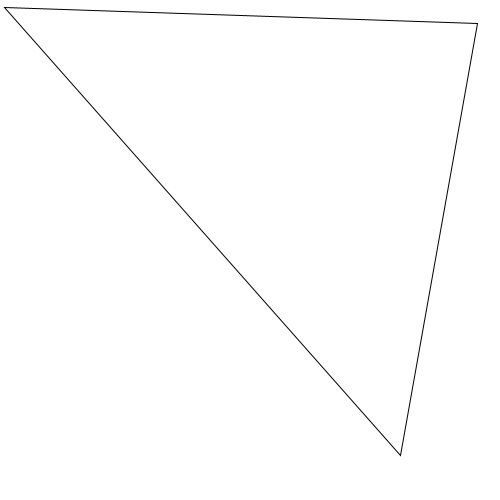
Frame 1 (no input)
Frame 60 (the mouse pressed at the canvas centre just before this capture): identical to frame 1, image omitted
Frame 120 (the mouse held since frame 60 and released just before this capture): identical to frame 1, image omitted

The Processing sketch that drew this single still picture (run headless with seeded random() and noise(); from frame 60 on, the mouse is pressed at the canvas centre):

// Processing sketch: H09_opd8
// ── H09_opd8.pde
void setup(){
  size(500,500);
  background(255,255,255);
  tekenDriehoek(4,7,400,455,477,23);
}

void draw(){
}

void tekenDriehoek(int x1, int y1, int x2, int y2, int x3, int y3) {
  triangle(x1,y1,x2,y2,x3,y3);
}
